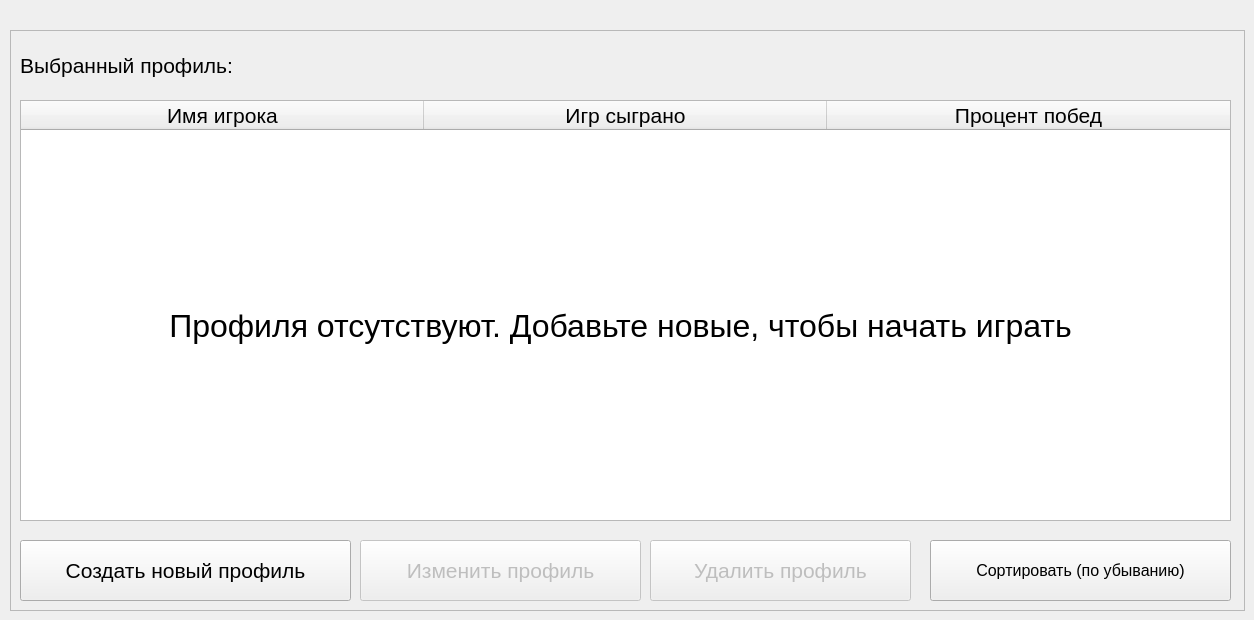
        <widget class="QWidget" name="profiles_SelectPlayer">
         <widget class="QFrame" name="frame_3">
          <property name="geometry">
           <rect>
            <x>10</x>
            <y>30</y>
            <width>1235</width>
            <height>581</height>
           </rect>
          </property>
          <property name="frameShape">
           <enum>QFrame::StyledPanel</enum>
          </property>
          <property name="frameShadow">
           <enum>QFrame::Raised</enum>
          </property>
          <widget class="QPushButton" name="deleteProfile_button">
           <property name="enabled">
            <bool>false</bool>
           </property>
           <property name="geometry">
            <rect>
             <x>640</x>
             <y>510</y>
             <width>261</width>
             <height>61</height>
            </rect>
           </property>
           <property name="font">
            <font>
             <pointsize>16</pointsize>
            </font>
           </property>
           <property name="text">
            <string>Удалить профиль</string>
           </property>
          </widget>
          <widget class="QPushButton" name="editProfile_button">
           <property name="enabled">
            <bool>false</bool>
           </property>
           <property name="geometry">
            <rect>
             <x>350</x>
             <y>510</y>
             <width>281</width>
             <height>61</height>
            </rect>
           </property>
           <property name="font">
            <font>
             <pointsize>16</pointsize>
            </font>
           </property>
           <property name="text">
            <string>Изменить профиль</string>
           </property>
          </widget>
          <widget class="QPushButton" name="createProfile_button">
           <property name="geometry">
            <rect>
             <x>10</x>
             <y>510</y>
             <width>331</width>
             <height>61</height>
            </rect>
           </property>
           <property name="font">
            <font>
             <pointsize>16</pointsize>
            </font>
           </property>
           <property name="text">
            <string>Создать новый профиль</string>
           </property>
          </widget>
          <widget class="QLabel" name="choosedProfile_label">
           <property name="geometry">
            <rect>
             <x>10</x>
             <y>10</y>
             <width>701</width>
             <height>51</height>
            </rect>
           </property>
           <property name="font">
            <font>
             <pointsize>16</pointsize>
            </font>
           </property>
           <property name="text">
            <string>Выбранный профиль:</string>
           </property>
          </widget>
          <widget class="QPushButton" name="sort_button">
           <property name="enabled">
            <bool>true</bool>
           </property>
           <property name="geometry">
            <rect>
             <x>920</x>
             <y>510</y>
             <width>301</width>
             <height>61</height>
            </rect>
           </property>
           <property name="font">
            <font>
             <pointsize>12</pointsize>
            </font>
           </property>
           <property name="text">
            <string>Сортировать (по убыванию)</string>
           </property>
          </widget>
          <widget class="QTableWidget" name="profilesTable">
           <property name="geometry">
            <rect>
             <x>10</x>
             <y>70</y>
             <width>1211</width>
             <height>421</height>
            </rect>
           </property>
           <property name="font">
            <font>
             <pointsize>16</pointsize>
            </font>
           </property>
           <property name="editTriggers">
            <set>QAbstractItemView::NoEditTriggers</set>
           </property>
           <attribute name="horizontalHeaderCascadingSectionResizes">
            <bool>false</bool>
           </attribute>
           <attribute name="horizontalHeaderDefaultSectionSize">
            <number>403</number>
           </attribute>
           <column>
            <property name="text">
             <string>Имя игрока</string>
            </property>
           </column>
           <column>
            <property name="text">
             <string>Игр сыграно</string>
            </property>
           </column>
           <column>
            <property name="text">
             <string>Процент побед</string>
            </property>
           </column>
          </widget>
          <widget class="QLabel" name="profilesStatus_2">
           <property name="geometry">
            <rect>
             <x>10</x>
             <y>230</y>
             <width>1201</width>
             <height>131</height>
            </rect>
           </property>
           <property name="font">
            <font>
             <pointsize>24</pointsize>
            </font>
           </property>
           <property name="text">
            <string>Профиля отсутствуют. Добавьте новые, чтобы начать играть</string>
           </property>
           <property name="alignment">
            <set>Qt::AlignCenter</set>
           </property>
          </widget>
         </widget>
        </widget>
